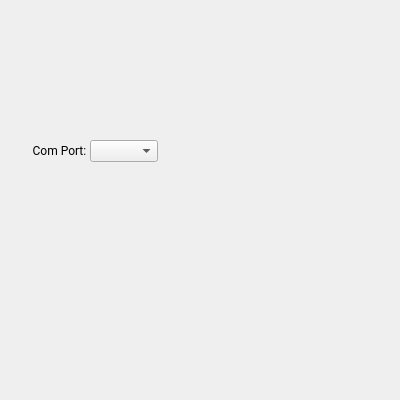
<?xml version="1.0" encoding="UTF-8"?>
<ui version="4.0">
 <class>MainWindow</class>
 <widget class="QFrame" name="MainWindow">
  <property name="geometry">
   <rect>
    <x>0</x>
    <y>0</y>
    <width>400</width>
    <height>400</height>
   </rect>
  </property>
  <property name="font">
   <font>
    <family>Roboto</family>
   </font>
  </property>
  <property name="focusPolicy">
   <enum>Qt::NoFocus</enum>
  </property>
  <property name="windowTitle">
   <string>MainWindow</string>
  </property>
  <widget class="QWidget" name="central_widget" native="true">
   <property name="geometry">
    <rect>
     <x>10</x>
     <y>50</y>
     <width>380</width>
     <height>300</height>
    </rect>
   </property>
   <property name="sizePolicy">
    <sizepolicy hsizetype="Preferred" vsizetype="Preferred">
     <horstretch>0</horstretch>
     <verstretch>0</verstretch>
    </sizepolicy>
   </property>
   <property name="styleSheet">
    <string notr="true">s</string>
   </property>
   <widget class="QComboBox" name="com_combo_box">
    <property name="geometry">
     <rect>
      <x>80</x>
      <y>90</y>
      <width>68</width>
      <height>22</height>
     </rect>
    </property>
    <property name="sizePolicy">
     <sizepolicy hsizetype="Preferred" vsizetype="Fixed">
      <horstretch>0</horstretch>
      <verstretch>0</verstretch>
     </sizepolicy>
    </property>
   </widget>
   <widget class="QLabel" name="com_label">
    <property name="geometry">
     <rect>
      <x>19</x>
      <y>90</y>
      <width>61</width>
      <height>20</height>
     </rect>
    </property>
    <property name="layoutDirection">
     <enum>Qt::LeftToRight</enum>
    </property>
    <property name="styleSheet">
     <string notr="true"/>
    </property>
    <property name="text">
     <string>Com Port:</string>
    </property>
    <property name="alignment">
     <set>Qt::AlignCenter</set>
    </property>
   </widget>
  </widget>
 </widget>
 <resources/>
 <connections/>
</ui>
